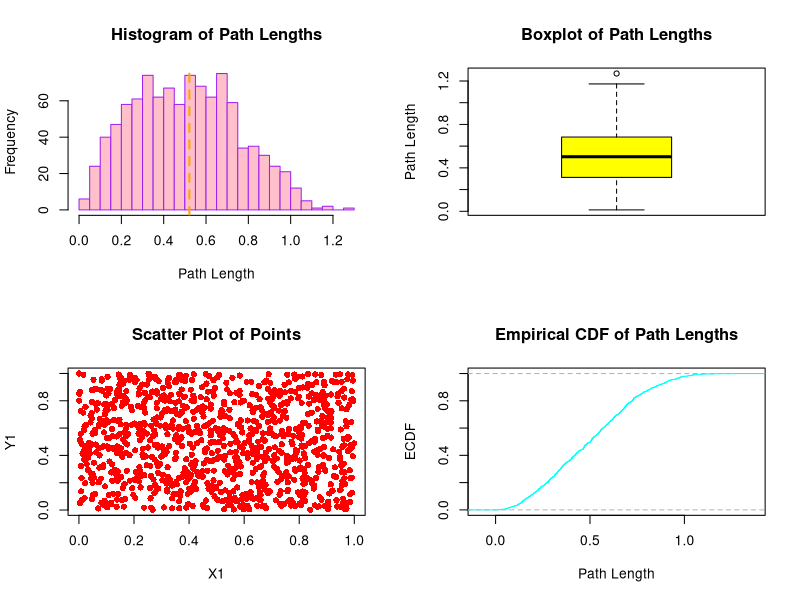

Recreate this plot in R.

n <- 1000
set.seed(123)
points <- matrix(runif(n * 4, 0, 1), ncol = 4)
d <- sqrt((points[, 3] - points[, 1])^2 + (points[, 4] - points[, 2])^2)
m <- sum(d) / n
t <- 0.521405
diff <- ifelse(m > t, m - t, t - m)
p <- sum(sapply(d, function(x) x > 1)) / n
par(mfrow = c(2, 2))
hist(d, breaks = 30, main = "Histogram of Path Lengths", xlab = "Path Length", col = "pink", border = "purple")
abline(v = t, col = "orange", lwd = 2, lty = 2)
boxplot(d, main = "Boxplot of Path Lengths", ylab = "Path Length", col = "yellow")
plot(points[, 1], points[, 2], main = "Scatter Plot of Points", xlab = "X1", ylab = "Y1", pch = 16, col = "red")
plot(ecdf(d), main = "Empirical CDF of Path Lengths", xlab = "Path Length", ylab = "ECDF", col = "cyan")
par(mfrow = c(1, 1))
cat("-------------------\n")
cat("Sample mean path length:", m, "\n")
cat("True mean path length:", t, "\n")
cat("Difference:", diff, "\n")
cat("Probability of path > 1:", p, "\n")
